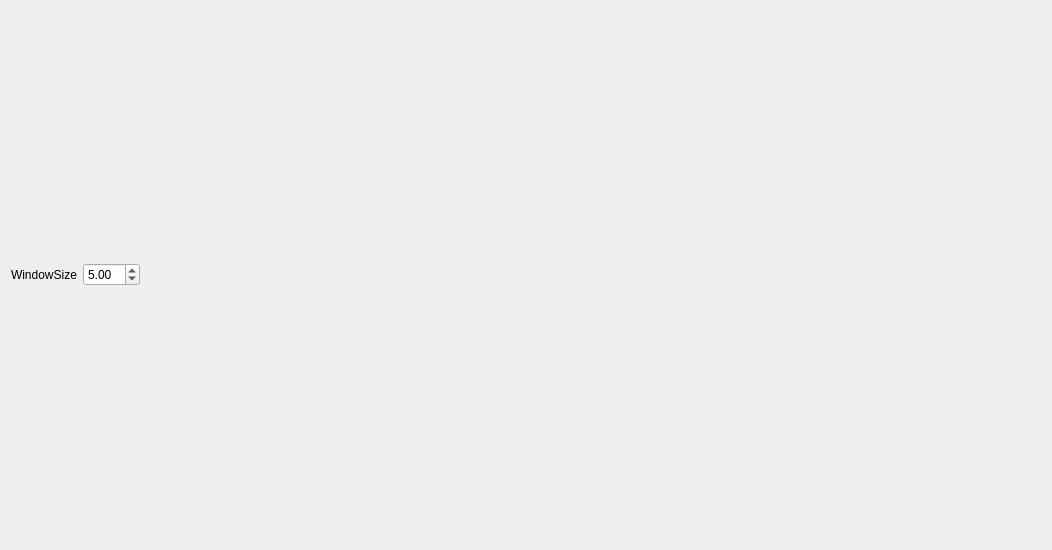
<?xml version="1.0" encoding="UTF-8"?>
<ui version="4.0">
 <class>Form</class>
 <widget class="QWidget" name="Form">
  <property name="geometry">
   <rect>
    <x>0</x>
    <y>0</y>
    <width>1052</width>
    <height>550</height>
   </rect>
  </property>
  <property name="windowTitle">
   <string>Form</string>
  </property>
  <layout class="QVBoxLayout" name="verticalLayout">
   <item>
    <layout class="QHBoxLayout" name="parameter_layout">
     <item>
      <widget class="QLabel" name="window_size_label">
       <property name="text">
        <string>WindowSize</string>
       </property>
      </widget>
     </item>
     <item>
      <widget class="QDoubleSpinBox" name="window_size_spinbox">
       <property name="value">
        <double>5.000000000000000</double>
       </property>
      </widget>
     </item>
     <item>
      <spacer name="parameter_spacer">
       <property name="orientation">
        <enum>Qt::Horizontal</enum>
       </property>
       <property name="sizeHint" stdset="0">
        <size>
         <width>40</width>
         <height>20</height>
        </size>
       </property>
      </spacer>
     </item>
    </layout>
   </item>
  </layout>
 </widget>
 <resources/>
 <connections/>
</ui>
